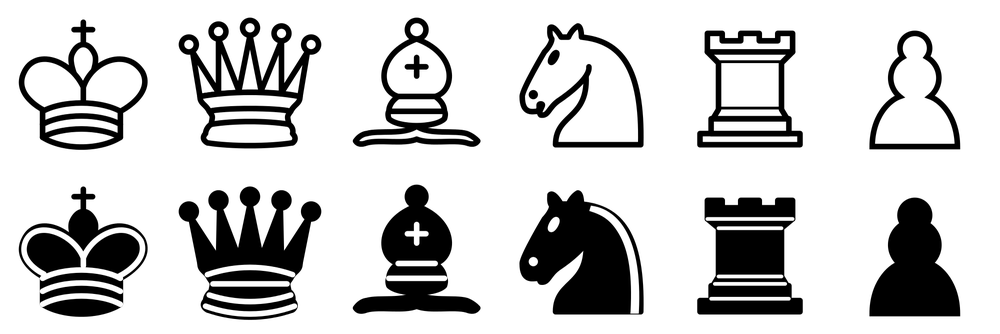
#> input picture resources/pieces/classic/all.png, 1000 x 334 px, shrunk from 2000 x 667 before the run
$ python split_sprites.py pieces/classic/all.png 100 out pieces/classic/bishop_black.png
#> lines starting #> are read from the running program, lines starting #| are printed output that depends on the picture
from PIL import Image
import os
import sys

def has_content(img_piece, threshold=0.1):
    """
    Check if an image piece has enough non-transparent content.
    Returns True if the piece has more non-transparent pixels than the threshold.
    """
    if img_piece.mode == 'RGBA':
        # Count non-transparent pixels
        non_transparent = sum(1 for x in range(img_piece.width)
                            for y in range(img_piece.height)
                            if img_piece.getpixel((x, y))[3] > 0)
        total_pixels = img_piece.width * img_piece.height
        return (non_transparent / total_pixels) > threshold
    else:
        # For non-RGBA images, check if the image is not completely white/black
        extremes = sum(1 for x in range(img_piece.width)
                      for y in range(img_piece.height)
                      if img_piece.getpixel((x, y)) in [0, 255])
        total_pixels = img_piece.width * img_piece.height
        return (extremes / total_pixels) < (1 - threshold)

def split_image(image_path, piece_size, output_dir='pieces', prefix='piece'):
    """
    Split an image into pieces of specified size.

    Args:
        image_path: Path to the source image
        piece_size: Size of each piece (width and height in pixels)
        output_dir: Directory to save the output pieces
        prefix: Prefix for the output filenames
    """
#> called with image_path = 'pieces/classic/all.png', piece_size = 100, output_dir = 'out', prefix = 'pieces/classic/bishop_black.png'
    try:
        # Create output directory if it doesn't exist
        if not os.path.exists(output_dir):
            os.makedirs(output_dir)

        # Open and load the image
        with Image.open(image_path) as img:
            # Convert to RGBA if not already
#> img is the input picture: PIL image 1000x334 RGBA; mean R, G, B, A 29.8, 29.8, 29.8, 83.2
            if img.mode != 'RGBA':
                img = img.convert('RGBA')

            # Calculate number of pieces that fit in each dimension
            n_cols = img.width // piece_size
#> n_cols = 10
            n_rows = img.height // piece_size
#> n_rows = 3

            print(f"Image dimensions: {img.width}x{img.height}")
#| Image dimensions: 1000x334
            print(f"Piece size: {piece_size}x{piece_size}")
            print(f"Will create up to {n_rows}x{n_cols} pieces")
#| Will create up to 3x10 pieces

            # Counter for pieces with content
            piece_count = 0

            # Split the image
            for i in range(n_rows):
                for j in range(n_cols):
                    # Calculate piece coordinates
                    left = j * piece_size
                    top = i * piece_size
                    right = left + piece_size
                    bottom = top + piece_size

                    # Skip if we go beyond image boundaries
                    if right > img.width or bottom > img.height:
                        continue

                    # Extract piece
                    piece = img.crop((left, top, right, bottom))

                    # Check if piece has content
                    if has_content(piece):
                        # Save piece
                        output_path = os.path.join(output_dir, f'{prefix}_{piece_count}.png')
                        piece.save(output_path, 'PNG')
                        print(f'Saved piece {piece_count} to {output_path}')
                        piece_count += 1
#> this loop made 3 passes
#> pass 1, in split_image, `piece.save(output_path, 'PNG')`:
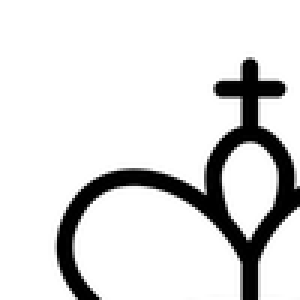
#> saved as bishop_black.png_0.png: PIL image 100x100 RGBA (shown 3 times larger); mean R, G, B, A 63.1, 63.1, 63.1, 97.2; transparent parts drawn white
#> pass 1, in split_image, `piece.save(output_path, 'PNG')`:
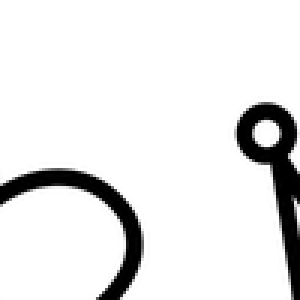
#> saved as bishop_black.png_1.png: PIL image 100x100 RGBA (shown 3 times larger); mean R, G, B, A 37.7, 37.7, 37.7, 62.2; transparent parts drawn white
#> pass 1, in split_image, `piece.save(output_path, 'PNG')`:
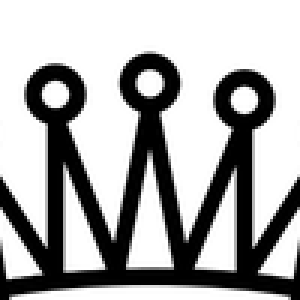
#> saved as bishop_black.png_2.png: PIL image 100x100 RGBA (shown 3 times larger); mean R, G, B, A 43.3, 43.3, 43.3, 126.9; transparent parts drawn white
#> pass 1, in split_image, `piece.save(output_path, 'PNG')`:
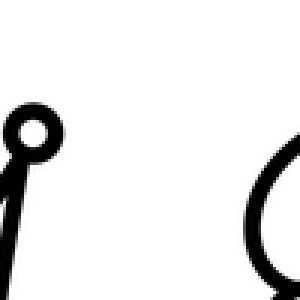
#> saved as bishop_black.png_3.png: PIL image 100x100 RGBA (shown 3 times larger); mean R, G, B, A 12.3, 12.3, 12.3, 34.7; transparent parts drawn white
#> after the loop:
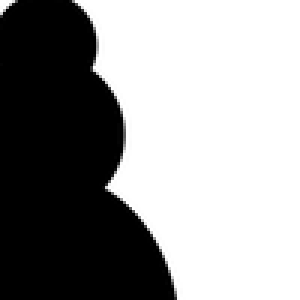
#> piece: PIL image 100x100 RGBA (shown 3 times larger); mean R, G, B, A 0, 0, 0, 105.1; transparent parts drawn white
#> after the loop, piece_count = 29

            print(f'Successfully split image into {piece_count} pieces with content')
#| Successfully split image into 29 pieces with content
            return piece_count

    except Exception as e:
        print(f'Error processing image: {e}')
        return 0

def main():
    if len(sys.argv) < 3:
        print('Usage: python split_sprites.py <image_path> <piece_size> [output_dir] [prefix]')
        print('Example: python split_sprites.py spritesheet.png 333 pieces piece')
        print('This will split the image into 333x333 pixel pieces')
        return

    image_path = sys.argv[1]
    piece_size = int(sys.argv[2])
    output_dir = sys.argv[3] if len(sys.argv) > 3 else 'pieces'
    prefix = sys.argv[4] if len(sys.argv) > 4 else 'piece'

    if not os.path.exists(image_path):
        print(f'Error: Image file {image_path} not found')
        return

    split_image(image_path, piece_size, output_dir, prefix)

if __name__ == '__main__':
    main()
